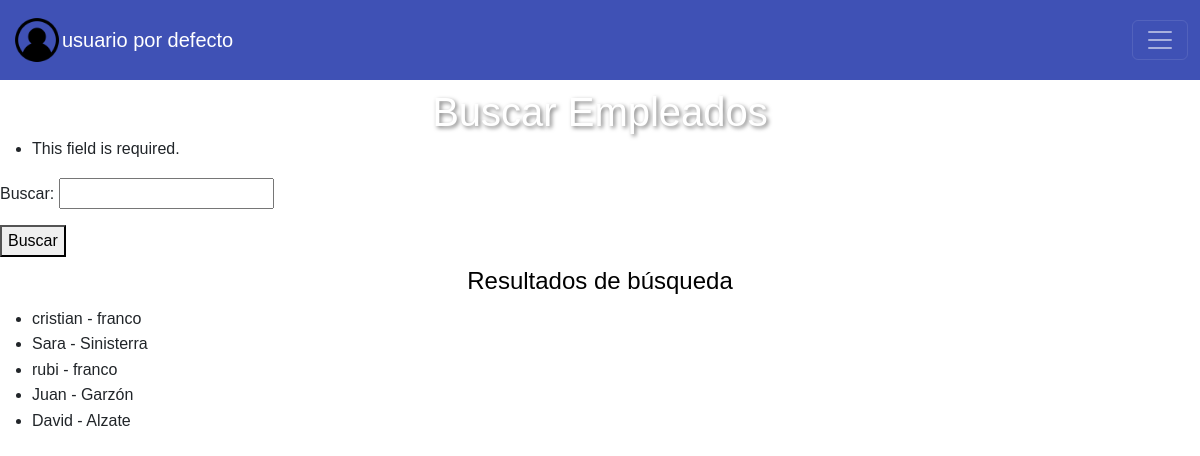
Page /buscar_empleado/ on the committed database.
### helados/models.py (models this page shows, shortened)
class Empleado (models.Model):
    nombre = models.CharField(max_length=200)
    apellido = models.CharField(max_length=200)
    documento = models.IntegerField (blank= False)
    telefono = models.IntegerField(blank= False, default=0)
    activo = models.BooleanField(default=True)

### helados/views.py (the view)
# urls.py: path('buscar_empleado/', views.buscarEmpleado, name='buscar_empleado'),
def buscarEmpleado(request):
    form = BusquedaForm(request.GET)
    print(form)
    empleados = Empleado.objects.all()  # Obtiene todos los empleados por defecto
    if form.is_valid():
        query = form.cleaned_data['query']
        if query:
            empleados = empleados.filter(nombre__icontains=query)
    return render(request, 'buscar_empleado.html', {'form': form, 'empleados': empleados})

### helados/forms.py
class BusquedaForm(forms.Form):
    query = forms.CharField(label='Buscar', max_length=100, required=True)

### helados/frontend/templates/buscar_empleado.html (shortened to what this page needs)
{% extends 'layouts/base.html' %}
{% block content %}
    <h1>Buscar Empleados</h1>
    {% if form %}
        <form method="get">
            {{ form.as_p }}
            <button type="submit">Buscar</button>
        </form>
    {% else %}
        <p>Formulario no disponible.</p>
    {% endif %}
    <h2>Resultados de búsqueda</h2>
    {% if empleados %}
        <ul>
            {% for empleado in empleados %}
                <li>{{ empleado.nombre }} - {{ empleado.apellido }}</li>
            {% endfor %}
        </ul>
    {% else %}
        <p>No se encontraron empleados.</p>
    {% endif %}
{% endblock %}

### helados/frontend/static/styles/pageOpciones.css (style rules this page uses)
body, html { margin: 0; padding: 0; font-family: Arial, sans-serif; line-height: 1.6; background-color: white; }
h1 { color: white; text-align: center; font-size: 2.5em; margin: 0; position: relative; z-index: 2; text-shadow: 2px 2px 4px rgba(0,0,0,0.5); }
h2 { color: #000000; font-size: 1.5em; margin-top: 30px; margin-bottom: 15px; }

### helados/frontend/static/styles/pageConNavegacion.css (style rules this page uses)
body { padding-top: 88px; margin: 0; font-family: Arial, sans-serif; background-color: white; }
h2 { margin: 10px 10px; text-align: center; }

### rows in the picture
Empleado: nombre "cristian", apellido "franco"
Empleado: nombre "Sara", apellido "Sinisterra"
Empleado: nombre "rubi", apellido "franco"
Empleado: nombre "Juan", apellido "Garzón"
Empleado: nombre "David", apellido "Alzate"
